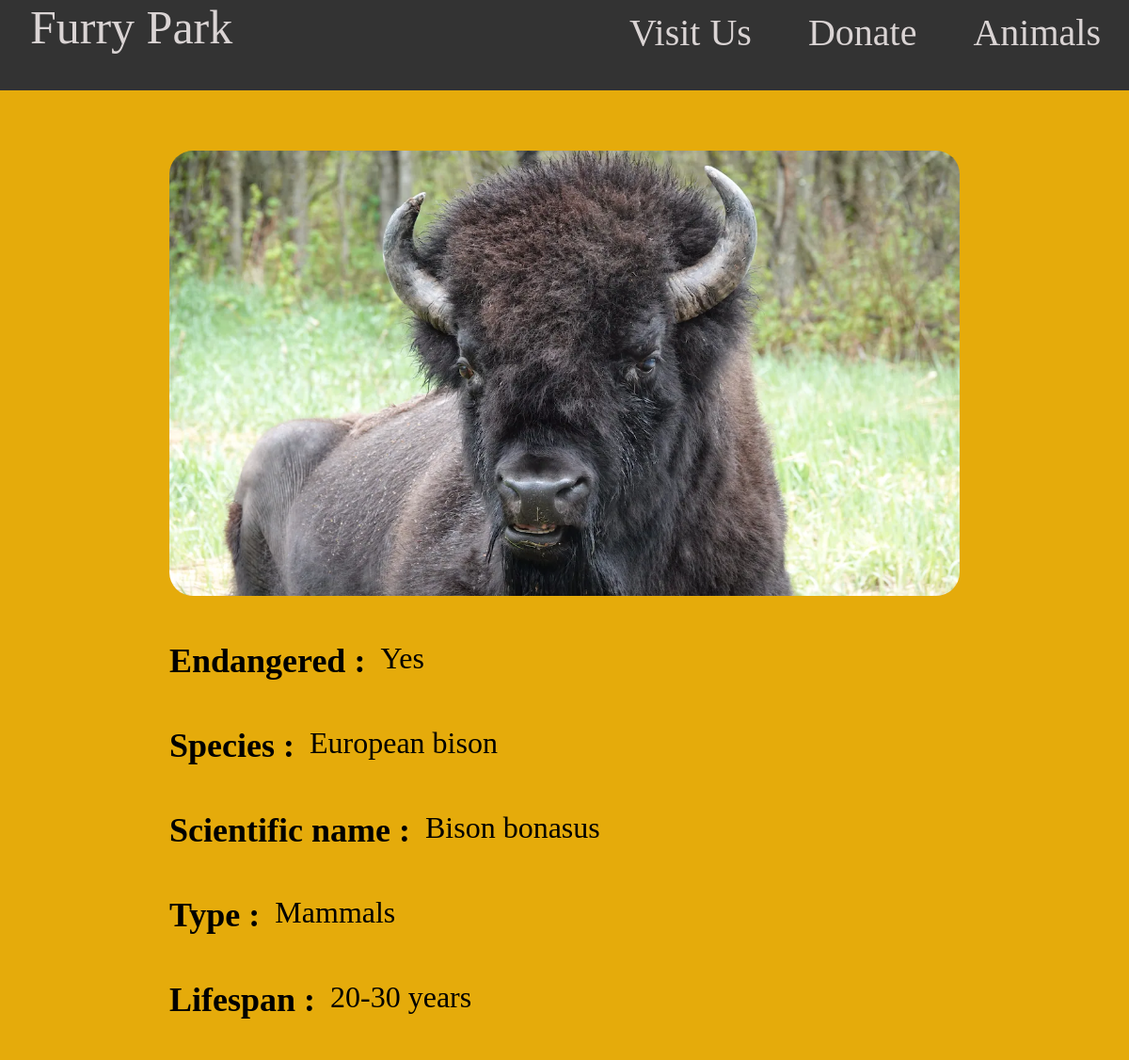
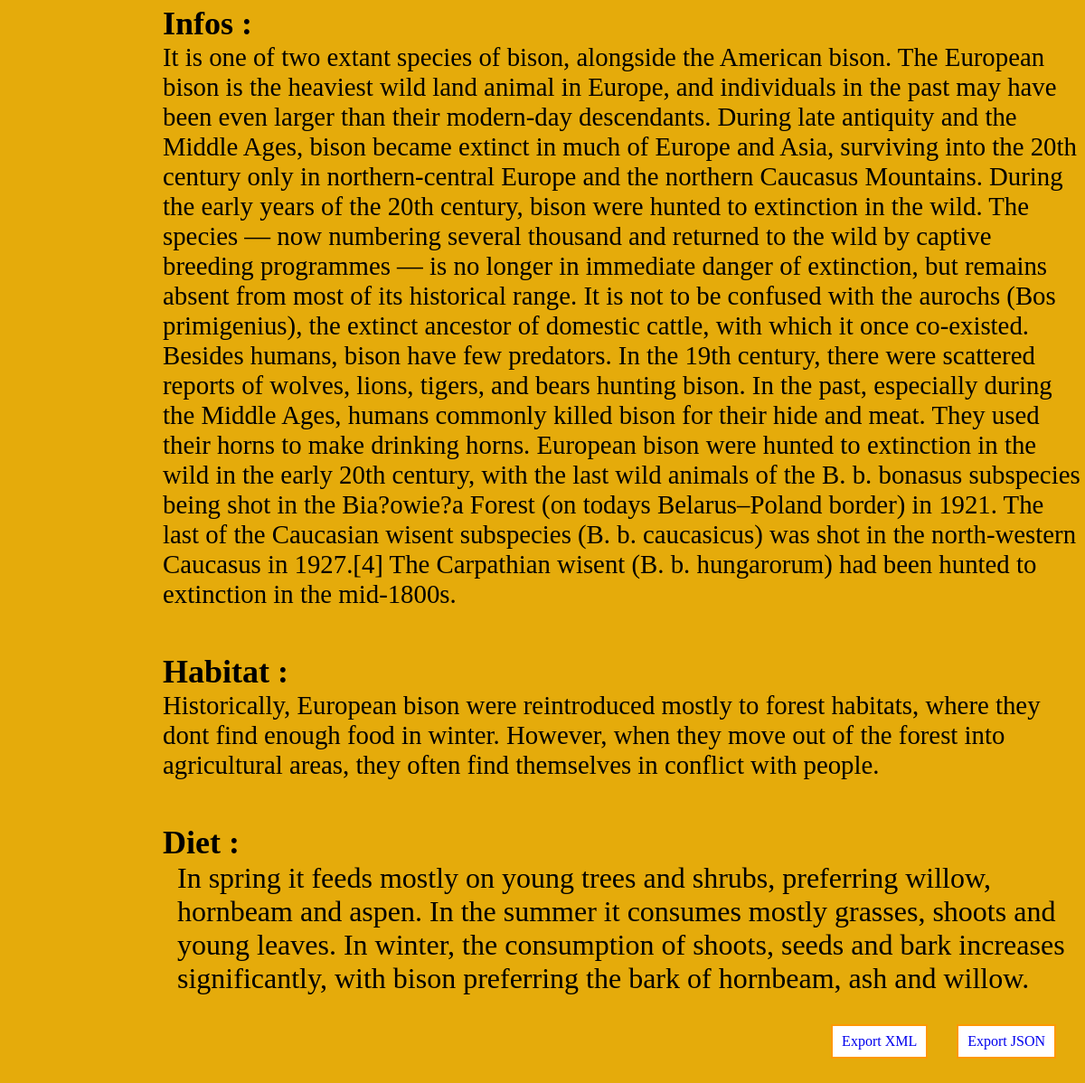
Screenshot of /PHP/animal_temp.php?species=European bison with the database file from the repository (2 pictures, top to bottom).
### tables this page shows
CREATE TABLE `animals` (
  `id` int(11) NOT NULL,
  `species` varchar(100) NOT NULL,
  `scientific` varchar(50) NOT NULL,
  `type` varchar(50) NOT NULL,
  `lifespan` varchar(50) NOT NULL,
  `description` varchar(15000) NOT NULL,
  `habitat` varchar(1500) NOT NULL,
  `diet` varchar(1300) NOT NULL,
  `diet_filter` varchar(50) NOT NULL,
  `habitat_filter` varchar(50) NOT NULL,
  `endangered` tinyint(1) NOT NULL,
  `path` varchar(100) NOT NULL
);

### PHP/animal_temp.php (the view, shortened to what this page needs)
<!DOCTYPE html>
<html lang="en">
<head>
    <link rel="stylesheet" href="../CSS/animals.css">
</head>
<body>
<header class="header">
    <a href="index.php" class="logo" target="_self">Furry Park</a>
    <nav class="nav">
        <ul class="menu">
            <li><a href="../HTML/visit.html">Visit Us</a></li>
            <li><a href="../HTML/donate.html">Donate</a></li>
            <li><a href="animals.php">Animals</a></li>
        </ul>
    </nav>
</header>
<div class="poze">
    <?php
    $animal_id = $_GET['species'];
    $db = mysqli_connect('localhost', 'root', '', 'accounts');
    $query = "SELECT * FROM animals WHERE species = '$animal_id' ";
    $result = $db->query($query);
    $row = $result->fetch_assoc();
    while ($row) {
        echo
            "<div class='chenar'>" .
            "<img src=" . $row['path'] . " class= 'pozeanimale'>";
        if ($row['endangered'] == 1)
            echo "<div class = 'bucati'>
                 <div class = 'text'>" . "<h2>Endangered : </h2>" . "</div>" .
                "<div class = 'info_anim' > Yes <br>" . "</div>" .
                "</div>";
        else echo "<div class = 'bucati'>
                <div class = 'text'>" . "<h2>Endangered : </h2>" . "</div>" .
            "<div class = 'info_anim' > No <br>" . "</div>" .
            "</div>";
        echo "<div class = 'bucati'>" .
            "<div class = 'text'>" . "<h2>Species : </h2>" . "</div>" .
            "<div class = 'info_anim' >" . $row["species"] . "<br>" . "</div>" .
            "</div>" .
            "<div class = 'bucati'>" .
            "<div class = 'text'>" . "<h2>Scientific name : </h2>" . "</div>" .
            "<div class = 'info_anim' >" . $row["scientific"] . "<br>" . "</div>" .
            "</div>" .
            "<div class = 'bucati'>" .
            "<div class = 'text'>" . "<h2>Type : </h2>" . "</div>" .
            "<div class = 'info_anim' >" . $row["type"] . "<br>" . "</div>" .
            "</div>" .
            "<div class = 'bucati'>" .
            "<div class = 'text'>" . "<h2>Lifespan : </h2>" . "</div>" .
            "<div class = 'info_anim' >" . $row["lifespan"] . "<br>" . "</div>" .
            "</div>" .
            "<div class = 'bucati2'>" .
            "<div class = 'text'>" . "<h2>Infos : </h2>" . "</div>" .
            "<div class = 'info' >" . $row["description"] . "<br>" . "</div>" .
            "</div>" .
            "<div class = 'bucati2'>" .
            "<div class = 'text'>" . "<h2>Habitat : </h2>" . "</div>" .
            "<div class = 'info' >" . $row["habitat"] . "<br>" . "</div>" .
            "</div>" .
            "<div class = 'bucati2'>" .
                "<div class = 'text'>" . "<h2>Diet : </h2>" . "</div>" .
                "<div class = 'info_anim' >" . $row["diet"] . "<br>" . "</div>" .
            "</div>" .
            "<div class = 'button'>" .
            "<a href ='exportJSON.php?species=" . $row["species"] . "' target = '_self' >" . "Export JSON" . "</a>" .
            "</div>" .
            "<div class = 'button'>" .
            "<a href ='exportXML.php?species=" . $row["species"] . "' >" . "Export XML" . "</a>" .
            "</div>" .
            "</div>";
        $row = $result->fetch_assoc();
    }
    ?>
</div>
</body>
</html>

### CSS/animals.css (style rules this page uses)
* { margin: 0px; padding: 0px; box-sizing: border-box; }
a { text-decoration: none; }
ul { list-style: none; }
.header { background-color: #333; position: relative; top: 0; width: 100%; height: 6rem; }
.logo { display: inline-block; color: rgb(218, 212, 212); font-size: 50px; margin-left: 2rem; }
.nav { width: 100%; height: 100%; position: fixed; background-color: #333; overflow: hidden; z-index: 99; }
.menu a { display: block; padding: 30px; color: rgb(218, 212, 212); font-size: 250%; margin-top: 5rem; }
.nav { max-height: 0; transition: max-height .5s ease-out; }
.button { margin-bottom: 1rem; display: block; border: 2px solid black; background-color: white; padding: 8px 10px; font-size: 16px; cursor: pointer; border-color: #ff9800; color: orange; }
.pozeanimale { border-radius: 25px; margin-left: 20%; margin-top: 3rem; display: block; width: 70%; }
.chenar { background-color: #e5ab0b; }
.poze { display: flex; background-color:#e57b2c; }
@media (min-width: 900px) { .nav { max-height: none; top: 0; position: sticky; float: right; width: fit-content; } }
@media (min-width: 900px) { .menu li { float: left; top: 0; } }
@media (min-width: 900px) { .menu a { margin-top: -1.2rem; } }

### rows the page displays
animals: path (picture), shows "Endangered :", endangered "Yes", species "European bison", scientific "Bison bonasus", type "Mammals", lifespan "20-30 years", description "It is one of two extant species of bison, alongside the American bison. The European bison is the heaviest wild land animal in Europe, and individuals in the past may have been even larger than their modern-day descendants. During late antiquity and the Middle Ages, bison became extinct in much of Europe and Asia, surviving into the 20th century only in northern-central Europe and the northern Caucasus Mountains. During the early years of the 20th century, bison were hunted to extinction in the wild. The species — now numbering several thousand and returned to the wild by captive breeding programmes — is no longer in immediate danger of extinction, but remains absent from most of its…", habitat "Historically, European bison were reintroduced mostly to forest habitats, where they dont find enough food in winter. However, when they move out of the forest into agricultural areas, they often find themselves in conflict with people.", diet "In spring it feeds mostly on young trees and shrubs, preferring willow, hornbeam and aspen. In the summer it consumes mostly grasses, shoots and young leaves. In winter, the consumption of shoots, seeds and bark increases significantly, with bison preferring the bark of hornbeam, ash and willow."
